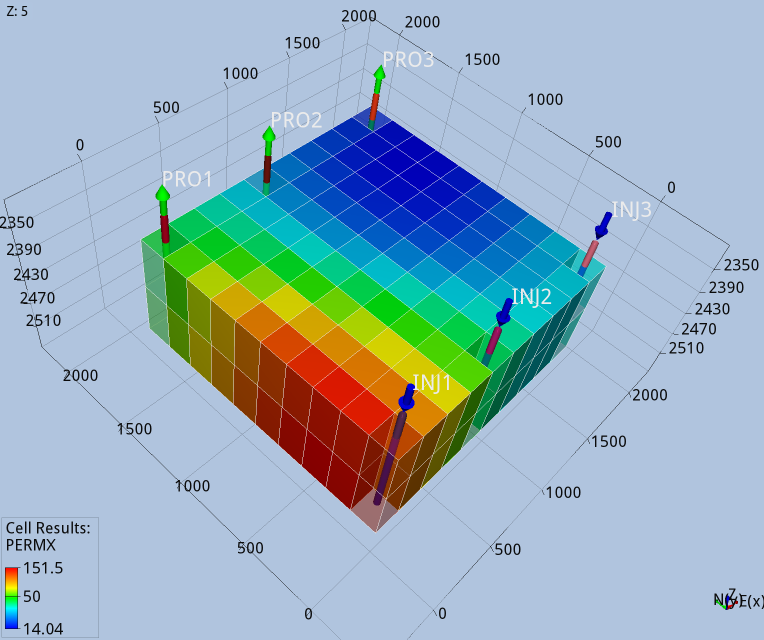
#> input picture tutorials/pipt/TinyBox/permx.png, 1528 x 1279 px (shown at 1/2 size)
$ python -i analysis_tools.py   (imports and definitions only)
#> lines starting #> are read from the running program, lines starting #| are printed output that depends on the picture
"""
Collection of tools that can be used in update/analysis schemes.

Only put tools here that are so general that they can
be used by several update/analysis schemes. If some method is only applicable to the update scheme you are
implementing, leave it in that class.
"""

__all__ = [
    'parallel_upd',
    'calc_autocov',
    'calc_crosscov',
    'calc_objectivefun'
]

# External imports
import numpy as np          # Numerical tools
from scipy import linalg    # Linear algebra tools
from misc.system_tools.environ_var import OpenBlasSingleThread  # only single thread
import multiprocessing as mp  # parallel updates
import time
import pickle
from importlib import import_module  # To import packages

from scipy.spatial import cKDTree


# [207 lines left out: function parallel_upd, not called in this run]


def _calc_row_upd(inp):
    """
    Calculate the updates.

    Parameters
    ----------
    inp : list
        List of [state, param_coordinates, metadata file name]
    """

    with open(inp[2], 'rb') as file:
        meta_data = pickle.load(file)
    states = [el for el in inp[0].keys()]
    Ne = inp[0][states[0]].shape[1]
    upd = {}
    for el in states:
        upd[el] = [np.zeros((1, Ne))]*(inp[0][el].shape[0])

    # Check and define regions for wells
    regions = _calc_region(meta_data['local_mask_info'], states,
                           meta_data['local_mask_info']['field'], meta_data['actnum'])
    max_r = {}
    for state in states:
        tmp_r = [meta_data['local_mask_info'][el]['range'][0] for el in meta_data['local_mask_info'].keys() if
                 type(el) == tuple and state in el and type(meta_data['local_mask_info'][el]['range'][0]) == int]
        if len(tmp_r):
            max_r[state] = max(tmp_r)
        else:
            max_r[state] = 0
    for i in range(inp[0][states[0]].shape[0]):
        for el in states:
            uniq_well = []
            if len(regions[el]):
                for reg in regions[el]:
                    if max_r[el] == 0:  # only use wells in the region, no taper
                        tmp_unique = []
                        for ind, w in enumerate(meta_data['unique_w_name']):
                            for comp in reg.T:
                                if meta_data['unique_completions'][ind][2] == comp[0] and \
                                        meta_data['unique_completions'][ind][1] == comp[1] and \
                                        meta_data['unique_completions'][ind][0] == comp[2]:
                                    tmp_unique.append(w)
                                    break
                        uniq_well.extend(tmp_unique)
                    else:  # only wells in the region, with taper
                        uniq_well.extend([w for w in set([meta_data['unique_w_name'][el] for el in
                                                          meta_data['coord_search'].query_ball_point(x=(inp[1][2, i], inp[1][1, i], inp[1][0, i]), r=max_r[el])])])
            else:
                uniq_well.extend([w for w in set([meta_data['unique_w_name'][el] for el in meta_data['coord_search'].query_ball_point(
                    x=(inp[1][2, i], inp[1][1, i], inp[1][0, i]), r=max_r[el])])])

            uniq_well = [(w[0], w[1], el) for w in set(uniq_well)]
            row_loc = np.zeros(meta_data['diff'].shape[0])
            for well in uniq_well:
                try:
                    tot_act_well = [elem for elem in meta_data['tot_well_dict']
                                    [well[0].split()[1]] if elem[2] == el]
                except:
                    tot_act_well = [elem for elem in meta_data['tot_well_dict'][well]]
                # curr_completions = frozenset((inp[1][tot_act_well[0]]['position']))
                tot_act_data_types = set([el[0].split()[0] for el in tot_act_well])
                for data_typ in tot_act_data_types:
                    for el_well in tot_act_well:
                        if el_well[0].split()[0] == data_typ:
                            tmp_loc_info = el_well
                            break
                    curr_rho = _calc_loc(grid_pos=(inp[1][2, i], inp[1][1, i], inp[1][0, i]),
                                         loc_info=meta_data['local_mask_info'][tmp_loc_info], ne=Ne)
                    index = meta_data['act_data_list'][tmp_loc_info[0]]
                    row_loc[index] = curr_rho
                # for act_well in tot_act_well:
                #     # if len(curr_completions.difference(inp[1][act_well]['position'])) > 0:
                #     #     curr_completions = frozenset((inp[1][act_well]['position']))
                #     #     curr_rho = _calc_loc(grid_pos=(inp[4][2,i], inp[4][1,i], inp[4][0,i]), loc_info=inp[1][act_well],
                #     #                          ne=Ne)
                #     loc_index = inp[7][(act_well[0], act_well[1])]
                #     row_loc[loc_index] = curr_rho
            if 'identical_loc' in meta_data and meta_data['identical_loc']:
                for el_upd in states:
                    upd[el_upd][i] = np.dot(np.expand_dims(row_loc * np.dot(inp[0][el_upd][i, :], meta_data['X']), axis=0),
                                            meta_data['diff'])
                break
            else:
                upd[el][i] = np.dot(np.expand_dims(
                    row_loc*np.dot(inp[0][el][i, :], meta_data['X']), axis=0), meta_data['diff'])

    tot_upd = {}
    for el in states:
        tot_upd[el] = np.concatenate(upd[el], axis=0)

    return tot_upd


# [1217 lines left out: functions _calc_region, _get_region, _calc_loc, _calc_dist, calc_autocov, calc_objectivefun and 22 more, not called in this run]

>>> import cv2
>>> picture = cv2.imread('../../tutorials/pipt/TinyBox/permx.png', cv2.IMREAD_GRAYSCALE)
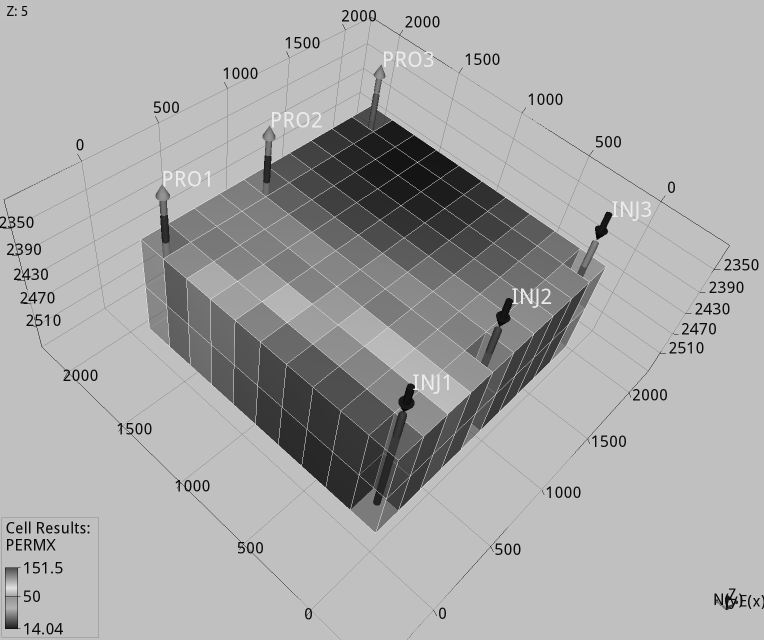
#> picture: shape (1279, 1528) (shown at 1/2 size); min 3, max 235, mean 168.9
#> (the run stopped early here; a loop or call above may not have finished)
